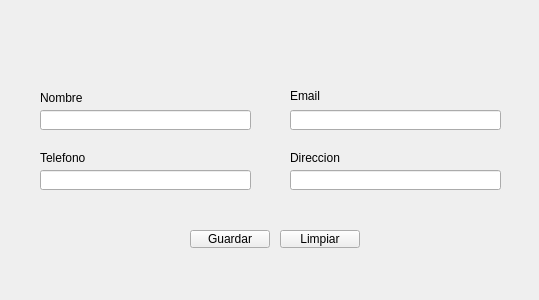
<?xml version="1.0" encoding="UTF-8"?>
<ui version="4.0">
 <class>FormularioUsuario</class>
 <widget class="QWidget" name="FormularioUsuario">
  <property name="geometry">
   <rect>
    <x>0</x>
    <y>0</y>
    <width>539</width>
    <height>300</height>
   </rect>
  </property>
  <property name="windowTitle">
   <string>Registro de Usuario</string>
  </property>
  <widget class="QLineEdit" name="lineEditNombre">
   <property name="geometry">
    <rect>
     <x>40</x>
     <y>110</y>
     <width>211</width>
     <height>20</height>
    </rect>
   </property>
  </widget>
  <widget class="QLineEdit" name="lineEditEmail">
   <property name="geometry">
    <rect>
     <x>290</x>
     <y>110</y>
     <width>211</width>
     <height>20</height>
    </rect>
   </property>
  </widget>
  <widget class="QLineEdit" name="lineEditTelefono">
   <property name="geometry">
    <rect>
     <x>40</x>
     <y>170</y>
     <width>211</width>
     <height>20</height>
    </rect>
   </property>
  </widget>
  <widget class="QLineEdit" name="lineEditDireccion">
   <property name="geometry">
    <rect>
     <x>290</x>
     <y>170</y>
     <width>211</width>
     <height>20</height>
    </rect>
   </property>
  </widget>
  <widget class="QLabel" name="label">
   <property name="geometry">
    <rect>
     <x>40</x>
     <y>90</y>
     <width>51</width>
     <height>16</height>
    </rect>
   </property>
   <property name="text">
    <string>Nombre</string>
   </property>
  </widget>
  <widget class="QLabel" name="label_2">
   <property name="geometry">
    <rect>
     <x>290</x>
     <y>90</y>
     <width>37</width>
     <height>12</height>
    </rect>
   </property>
   <property name="text">
    <string>Email</string>
   </property>
  </widget>
  <widget class="QLabel" name="label_3">
   <property name="geometry">
    <rect>
     <x>40</x>
     <y>150</y>
     <width>51</width>
     <height>16</height>
    </rect>
   </property>
   <property name="text">
    <string>Telefono</string>
   </property>
  </widget>
  <widget class="QLabel" name="label_4">
   <property name="geometry">
    <rect>
     <x>290</x>
     <y>150</y>
     <width>51</width>
     <height>16</height>
    </rect>
   </property>
   <property name="text">
    <string>Direccion</string>
   </property>
  </widget>
  <widget class="QPushButton" name="pushButtonGuardar">
   <property name="geometry">
    <rect>
     <x>190</x>
     <y>230</y>
     <width>80</width>
     <height>18</height>
    </rect>
   </property>
   <property name="text">
    <string>Guardar</string>
   </property>
  </widget>
  <widget class="QPushButton" name="pushButtonLimpiar">
   <property name="geometry">
    <rect>
     <x>280</x>
     <y>230</y>
     <width>80</width>
     <height>18</height>
    </rect>
   </property>
   <property name="text">
    <string>Limpiar</string>
   </property>
  </widget>
 </widget>
 <resources/>
 <connections/>
</ui>
